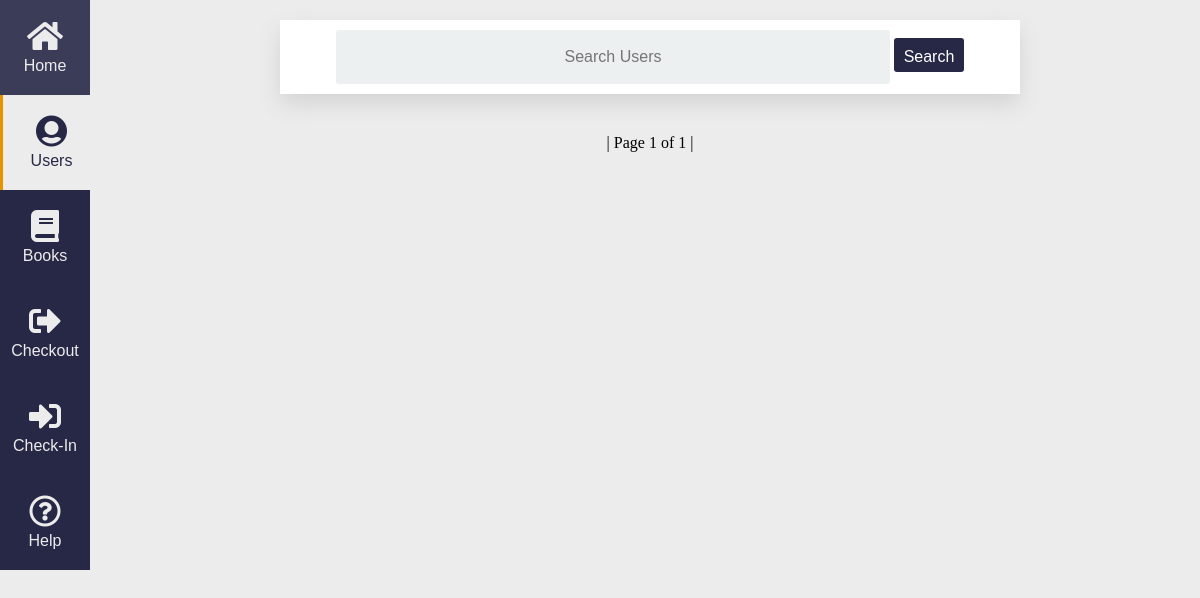
The page /user/ on the database as committed earlier.
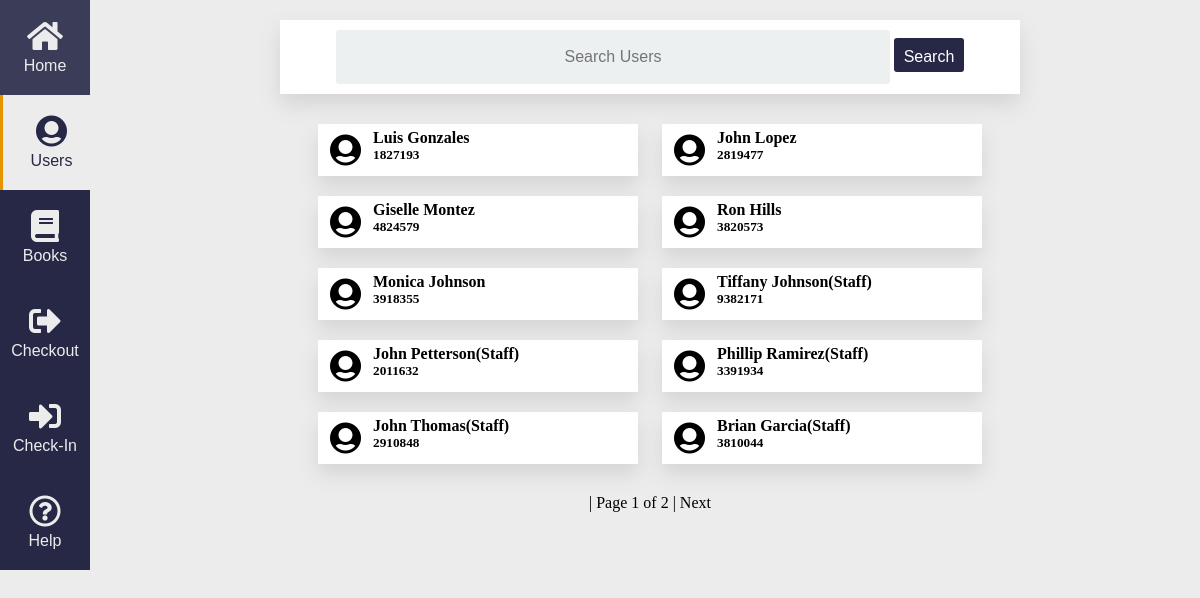
The same page on the database as committed later.
### Database/models.py (models this page shows, shortened)
class Person(models.Model):
    class Meta:
        verbose_name_plural = 'People'
    choices = (
        ('Student', 'Student'),
        ('Staff', 'Staff')
    )
    first_name = models.CharField(max_length=20)
    last_name = models.CharField(max_length=50)
    full_name = models.CharField(max_length=90, blank=True, null=True)
    status = models.CharField(max_length=10, choices=choices)
    books_allowed = models.PositiveSmallIntegerField(validators=[MinValueValidator(1)])
    id_number = models.CharField(max_length=10, unique=True)
    books_out = models.PositiveSmallIntegerField(default=0, blank=True)
    day_limit = models.PositiveSmallIntegerField(validators=[MinValueValidator(1)])

### User_CRUD/views.py (the view, shortened to what this page needs)
# urls.py: url(r'^user/$', UserViews.user_search, name="users"),
def user_search(request):
    user_list = Person.objects.all()
    query = request.GET.get('q')
    paginator = Paginator(user_list, 10)
    page_var = 'page'
    page = request.GET.get(page_var)
    try:
        queryset = paginator.page(page)
    except PageNotAnInteger:
        queryset = paginator.page(1)
    except EmptyPage:
        queryset = paginator.page(paginator.num_pages)
    context = {
        "UserSearch": 'active',
        "list": queryset,
        "page_var": page_var
    }
    return render(request, 'active_template/user_search.html', context)

### templates/active_template/user_search.html (shortened to what this page needs)
{% extends 'active_template/base.html' %} {% load static %} {% block content %}
    <div class="space"></div>
    <div id="CRUD">
      <div id="CRUD-search">
        <form method="GET" action="">
          <input id="search-field" type="text" name="q" placeholder="Search Users" value="{{request.GET.q}}"/>
          <input id="submit" type="submit" value="Search" />
        </form>
      </div>
      <div id="CRUD-body">{% for user in list %}
        <a style="width: 320px;" href="{% url 'userinfo' pk=user.pk %}">
          <div class="user-list">
            <div class="icon"><i class="fas fa-user-circle"></i></div>
            <div class="user-basic-info">{% if user.status == "Staff" %}
              <h4>{{user.first_name}} {{user.last_name}}(Staff)</h4>{% else %}
              <h4>{{user.first_name}} {{user.last_name}}</h4>{% endif %}
              <h5>{{user.id_number}}</h5>
            </div>
          </div>
        </a>{% endfor %}
      </div>
      <div class="space"></div>
      <div style="text-align: center;" class="pagination">
        <span class="page-links">
          <span class="Current">
            | Page {{list.number}} of {{list.paginator.num_pages}} |
          </span> {% if list.has_next %}<a style="color:black" href="?{{page_var}}={{list.next_page_number}}{% if request.GET.q %}&q={{request.GET.q}}{% endif %}">Next</a>{% endif %}
        </span>
      </div>
      <div class="space"></div>
    </div>
{% endblock content %}

Rows that differ between the two databases and show on the page:
added Person: first_name "Luis", last_name "Gonzales", id_number "1827193"
added Person: first_name "John", last_name "Lopez", id_number "2819477"
added Person: first_name "Giselle", last_name "Montez", id_number "4824579"
added Person: first_name "Ron", last_name "Hills", id_number "3820573"
added Person: first_name "Monica", last_name "Johnson", id_number "3918355"
added Person: first_name "Tiffany", last_name "Johnson", id_number "9382171"
added Person: first_name "John", last_name "Petterson", id_number "2011632"
added Person: first_name "Phillip", last_name "Ramirez", id_number "3391934"
added Person: first_name "John", last_name "Thomas", id_number "2910848"
added Person: first_name "Brian", last_name "Garcia", id_number "3810044"
Other text that changed with them:
{{ list.paginator.num_pages }}: "1" → "2"
text now shown: "Next"
